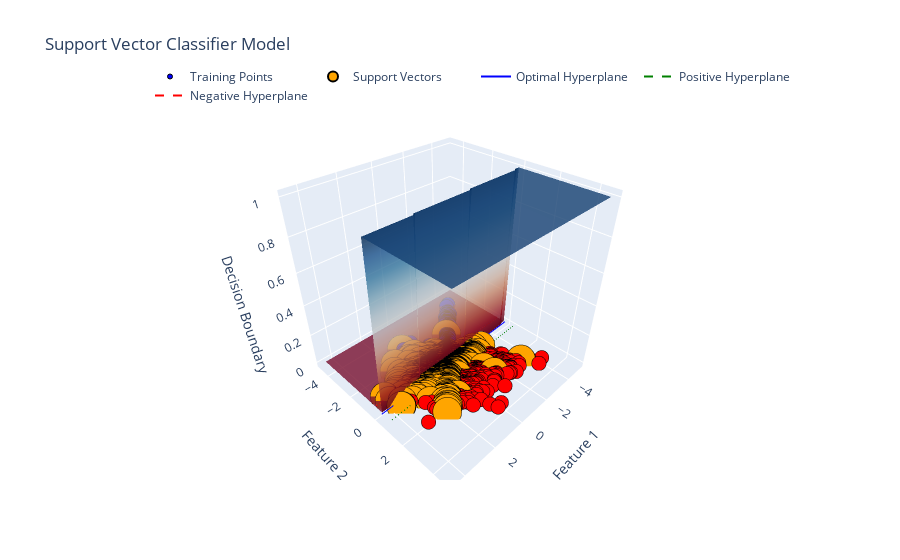

The notebook cell this image was saved under:
### Code cell
import plotly.graph_objects as go
import plotly.io as pio
import numpy as np
from sklearn.svm import SVC

# Create a meshgrid of points
x_min, x_max = X_test[:, 0].min() - 1, X_test[:, 0].max() + 1
y_min, y_max = X_test[:, 1].min() - 1, X_test[:, 1].max() + 1
xx, yy = np.meshgrid(np.arange(x_min, x_max, 0.1), np.arange(y_min, y_max, 0.1))

# Predict the decision boundary
Z = svc.predict(np.c_[xx.ravel(), yy.ravel()])
Z = Z.reshape(xx.shape)

# Create a 3D surface plot of the decision boundary
surface = go.Surface(
    x=xx,
    y=yy,
    z=Z,
    colorscale='RdBu',  # RdBu colorscale
    showscale=False,
    opacity=0.8,
    name='Decision Boundary'
)

# Create a 3D scatter plot of the training points
scatter = go.Scatter3d(
    x=X_test[:, 0],
    y=X_test[:, 1],
    z=np.zeros_like(X_test[:, 0]),
    mode='markers',
    marker=dict(
        size=5,
        color=y_test,
        colorscale='Picnic',  # Picnic colorscale
        showscale=False,
        line=dict(width=1, color='black')
    ),
    name='Training Points'
)

# Create a 3D scatter plot of the support vectors
support_vectors = svc.support_vectors_
scatter_sv = go.Scatter3d(
    x=support_vectors[:, 0],
    y=support_vectors[:, 1],
    z=np.zeros_like(support_vectors[:, 0]),
    mode='markers',
    marker=dict(
        size=10,
        color='orange',  # orange
        symbol='circle',
        line=dict(width=2, color='black')
    ),
    name='Support Vectors'
)

# Create a 3D line plot of the optimal hyperplane
w = svc.coef_[0]
a = -w[0] / w[1]
xx_opt = np.linspace(x_min, x_max)
yy_opt = a * xx_opt - svc.intercept_[0] / w[1]
zz_opt = np.zeros_like(xx_opt)
line_opt = go.Scatter3d(
    x=xx_opt,
    y=yy_opt,
    z=zz_opt,
    mode='lines',
    line=dict(width=2, color='blue'),  # blue
    name='Optimal Hyperplane'
)

# Create a 3D line plot of the positive hyperplane
w = svc.coef_[0]
a = -w[0] / w[1]
xx_pos = np.linspace(x_min, x_max)
yy_pos = a * xx_pos - (svc.intercept_[0] - 1) / w[1]
zz_pos = np.zeros_like(xx_pos)
line_pos = go.Scatter3d(
    x=xx_pos,
    y=yy_pos,
    z=zz_pos,
    mode='lines',
    line=dict(width=2, color='green', dash='dash'),  # green
    name='Positive Hyperplane'
)

# Create a 3D line plot of the negative hyperplane
w = svc.coef_[0]
a = -w[0] / w[1]
xx_neg = np.linspace(x_min, x_max)
yy_neg = a * xx_neg - (svc.intercept_[0] + 1) / w[1]
zz_neg = np.zeros_like(xx_neg)
line_neg = go.Scatter3d(
    x=xx_neg,
    y=yy_neg,
    z=zz_neg,
    mode='lines',
    line=dict(width=2, color='red', dash='dash'),  # red
    name='Negative Hyperplane'
)

# Create the figure
fig = go.Figure(data=[surface, scatter, scatter_sv, line_opt, line_pos, line_neg])


# Update the layout
fig.update_layout(
    title='Support Vector Classifier Model',
    scene=dict(
        xaxis=dict(title='Feature 1'),
        yaxis=dict(title='Feature 2'),
        zaxis=dict(title='Decision Boundary')
    ),
    legend=dict(x=0.1, y=1.1, orientation='h')
)

# Show the figure
fig.show()
pio.write_html(fig, file='SVC_3D_plot.html.html', auto_open=True)

### Figure 1 — Plotly figure (JSON) as saved in the notebook; plotly's stock layout.template omitted (floating-point values rounded to 4 significant figures; data arrays with more than 128 entries replaced by an {"elided": "..."} marker saying what was removed)
{"data": [{"colorscale": [[0, "rgb(103,0,31)"], [0.1, "rgb(178,24,43)"], [0.2, "rgb(214,96,77)"], [0.3, "rgb(244,165,130)"], [0.4, "rgb(253,219,199)"], [0.5, "rgb(247,247,247)"], [0.6, "rgb(209,229,240)"], [0.7, "rgb(146,197,222)"], [0.8, "rgb(67,147,195)"], [0.9, "rgb(33,102,172)"], [1, "rgb(5,48,97)"]], "name": "Decision Boundary", "opacity": 0.8, "showscale": false, "type": "surface", "x": {"elided": "95x97 float values"}, "y": {"elided": "95x97 float values"}, "z": {"elided": "95x97 int values"}}, {"marker": {"color": {"elided": "1250 int values"}, "colorscale": [[0, "rgb(0,0,255)"], [0.1, "rgb(51,153,255)"], [0.2, "rgb(102,204,255)"], [0.3, "rgb(153,204,255)"], [0.4, "rgb(204,204,255)"], [0.5, "rgb(255,255,255)"], [0.6, "rgb(255,204,255)"], [0.7, "rgb(255,153,255)"], [0.8, "rgb(255,102,204)"], [0.9, "rgb(255,102,102)"], [1, "rgb(255,0,0)"]], "line": {"color": "black", "width": 1}, "showscale": false, "size": 5}, "mode": "markers", "name": "Training Points", "type": "scatter3d", "x": {"elided": "1250 float values"}, "y": {"elided": "1250 float values"}, "z": {"elided": "1250 int values"}}, {"marker": {"color": "orange", "line": {"color": "black", "width": 2}, "size": 10, "symbol": "circle"}, "mode": "markers", "name": "Support Vectors", "type": "scatter3d", "x": {"elided": "1164 float values"}, "y": {"elided": "1164 float values"}, "z": {"elided": "1164 int values"}}, {"line": {"color": "blue", "width": 2}, "mode": "lines", "name": "Optimal Hyperplane", "type": "scatter3d", "x": [-5.074, -4.877, -4.679, -4.482, -4.285, -4.087, -3.89, -3.692, -3.495, -3.297, -3.1, -2.902, -2.705, -2.507, -2.31, -2.113, -1.915, -1.718, -1.52, -1.323, -1.125, -0.9278, -0.7304, -0.5329, -0.3355, -0.138, 0.05942, 0.2569, 0.4543, 0.6518, 0.8492, 1.047, 1.244, 1.442, 1.639, 1.836, 2.034, 2.231, 2.429, 2.626, 2.824, 3.021, 3.219, 3.416, 3.614, 3.811, 4.008, 4.206, 4.403, 4.601], "y": [-0.1278, -0.1219, -0.116, -0.1102, -0.1043, -0.09841, -0.09254, -0.08666, -0.08079, -0.07492, -0.06904, -0.06317, -0.05729, -0.05142, -0.04554, -0.03967, -0.03379, -0.02792, -0.02204, -0.01617, -0.01029, -0.004417, 0.001457, 0.007332, 0.01321, 0.01908, 0.02496, 0.03083, 0.03671, 0.04258, 0.04846, 0.05433, 0.06021, 0.06608, 0.07196, 0.07783, 0.08371, 0.08958, 0.09545, 0.1013, 0.1072, 0.1131, 0.119, 0.1248, 0.1307, 0.1366, 0.1425, 0.1483, 0.1542, 0.1601], "z": [0, 0, 0, 0, 0, 0, 0, 0, 0, 0, 0, 0, 0, 0, 0, 0, 0, 0, 0, 0, 0, 0, 0, 0, 0, 0, 0, 0, 0, 0, 0, 0, 0, 0, 0, 0, 0, 0, 0, 0, 0, 0, 0, 0, 0, 0, 0, 0, 0, 0]}, {"line": {"color": "green", "dash": "dash", "width": 2}, "mode": "lines", "name": "Positive Hyperplane", "type": "scatter3d", "x": [-5.074, -4.877, -4.679, -4.482, -4.285, -4.087, -3.89, -3.692, -3.495, -3.297, -3.1, -2.902, -2.705, -2.507, -2.31, -2.113, -1.915, -1.718, -1.52, -1.323, -1.125, -0.9278, -0.7304, -0.5329, -0.3355, -0.138, 0.05942, 0.2569, 0.4543, 0.6518, 0.8492, 1.047, 1.244, 1.442, 1.639, 1.836, 2.034, 2.231, 2.429, 2.626, 2.824, 3.021, 3.219, 3.416, 3.614, 3.811, 4.008, 4.206, 4.403, 4.601], "y": [0.4646, 0.4705, 0.4764, 0.4822, 0.4881, 0.494, 0.4999, 0.5057, 0.5116, 0.5175, 0.5234, 0.5292, 0.5351, 0.541, 0.5469, 0.5527, 0.5586, 0.5645, 0.5704, 0.5762, 0.5821, 0.588, 0.5939, 0.5997, 0.6056, 0.6115, 0.6174, 0.6232, 0.6291, 0.635, 0.6409, 0.6467, 0.6526, 0.6585, 0.6644, 0.6702, 0.6761, 0.682, 0.6879, 0.6937, 0.6996, 0.7055, 0.7114, 0.7172, 0.7231, 0.729, 0.7349, 0.7407, 0.7466, 0.7525], "z": [0, 0, 0, 0, 0, 0, 0, 0, 0, 0, 0, 0, 0, 0, 0, 0, 0, 0, 0, 0, 0, 0, 0, 0, 0, 0, 0, 0, 0, 0, 0, 0, 0, 0, 0, 0, 0, 0, 0, 0, 0, 0, 0, 0, 0, 0, 0, 0, 0, 0]}, {"line": {"color": "red", "dash": "dash", "width": 2}, "mode": "lines", "name": "Negative Hyperplane", "type": "scatter3d", "x": [-5.074, -4.877, -4.679, -4.482, -4.285, -4.087, -3.89, -3.692, -3.495, -3.297, -3.1, -2.902, -2.705, -2.507, -2.31, -2.113, -1.915, -1.718, -1.52, -1.323, -1.125, -0.9278, -0.7304, -0.5329, -0.3355, -0.138, 0.05942, 0.2569, 0.4543, 0.6518, 0.8492, 1.047, 1.244, 1.442, 1.639, 1.836, 2.034, 2.231, 2.429, 2.626, 2.824, 3.021, 3.219, 3.416, 3.614, 3.811, 4.008, 4.206, 4.403, 4.601], "y": [-0.7202, -0.7143, -0.7084, -0.7026, -0.6967, -0.6908, -0.6849, -0.6791, -0.6732, -0.6673, -0.6614, -0.6556, -0.6497, -0.6438, -0.6379, -0.6321, -0.6262, -0.6203, -0.6144, -0.6086, -0.6027, -0.5968, -0.5909, -0.5851, -0.5792, -0.5733, -0.5674, -0.5616, -0.5557, -0.5498, -0.5439, -0.5381, -0.5322, -0.5263, -0.5204, -0.5146, -0.5087, -0.5028, -0.4969, -0.4911, -0.4852, -0.4793, -0.4734, -0.4676, -0.4617, -0.4558, -0.4499, -0.4441, -0.4382, -0.4323], "z": [0, 0, 0, 0, 0, 0, 0, 0, 0, 0, 0, 0, 0, 0, 0, 0, 0, 0, 0, 0, 0, 0, 0, 0, 0, 0, 0, 0, 0, 0, 0, 0, 0, 0, 0, 0, 0, 0, 0, 0, 0, 0, 0, 0, 0, 0, 0, 0, 0, 0]}], "layout": {"legend": {"orientation": "h", "x": 0.1, "y": 1.1}, "scene": {"xaxis": {"title": {"text": "Feature 1"}}, "yaxis": {"title": {"text": "Feature 2"}}, "zaxis": {"title": {"text": "Decision Boundary"}}}, "title": {"text": "Support Vector Classifier Model"}}}
